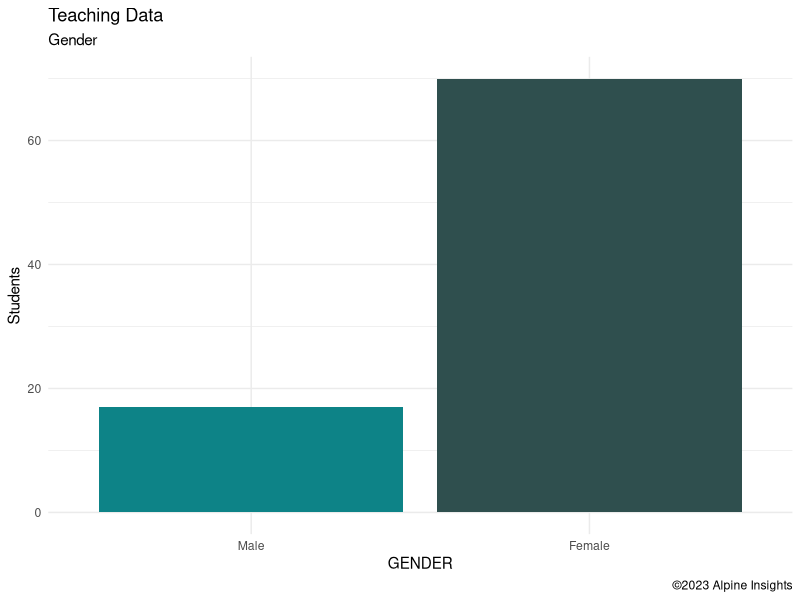
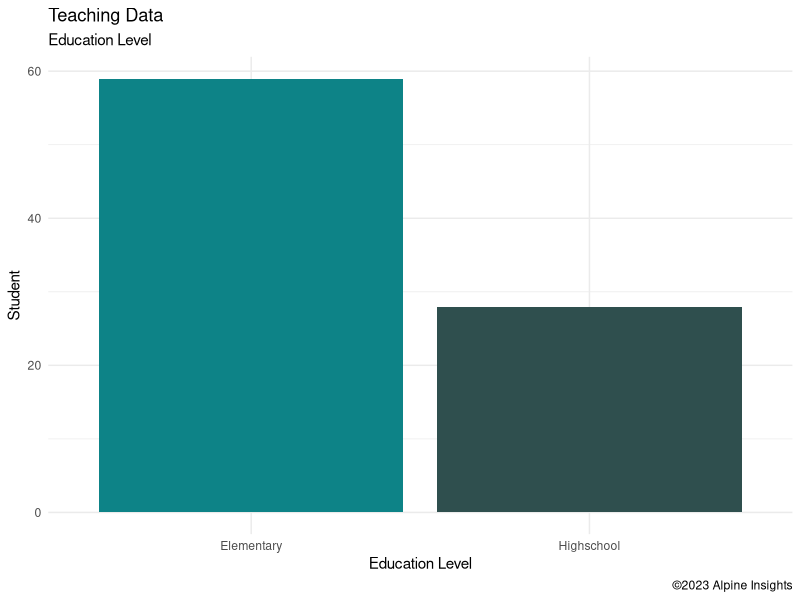
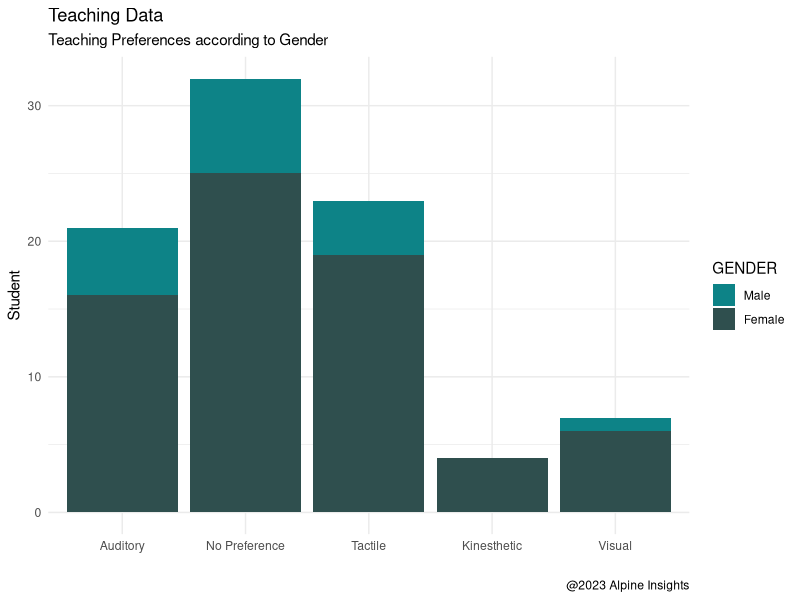
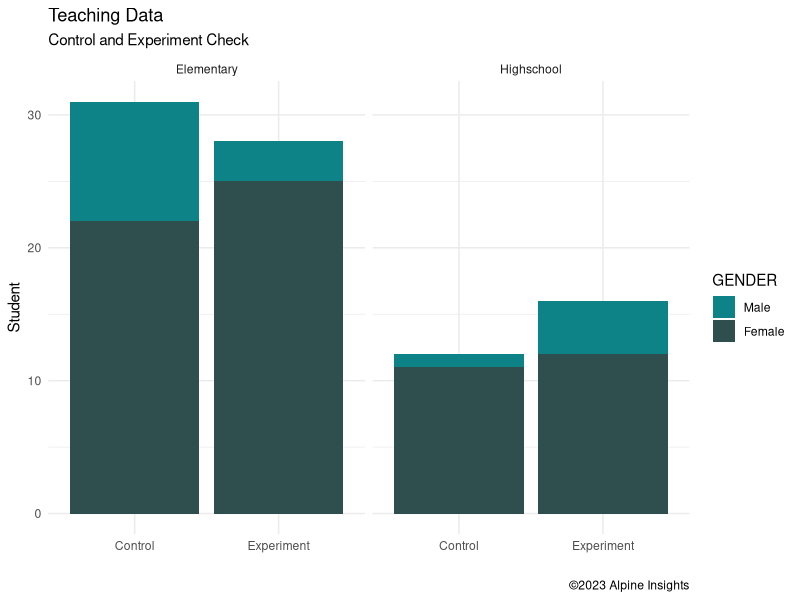
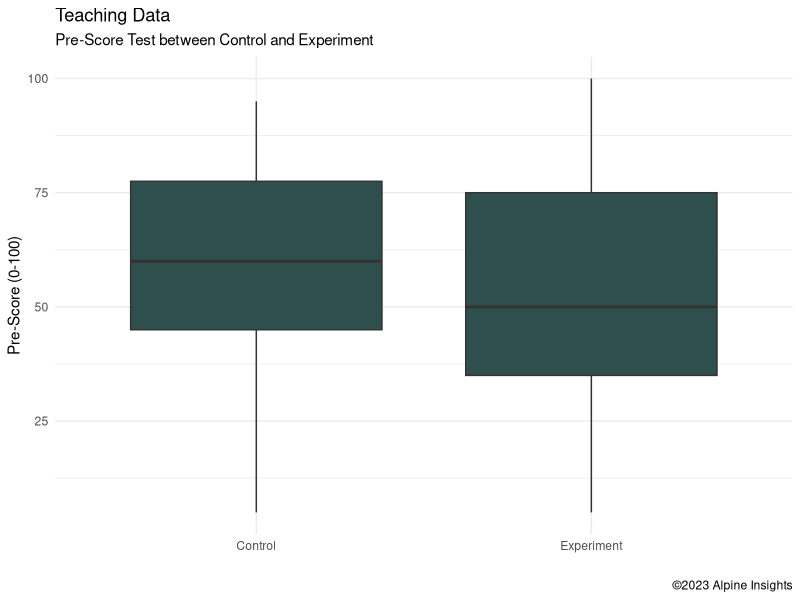
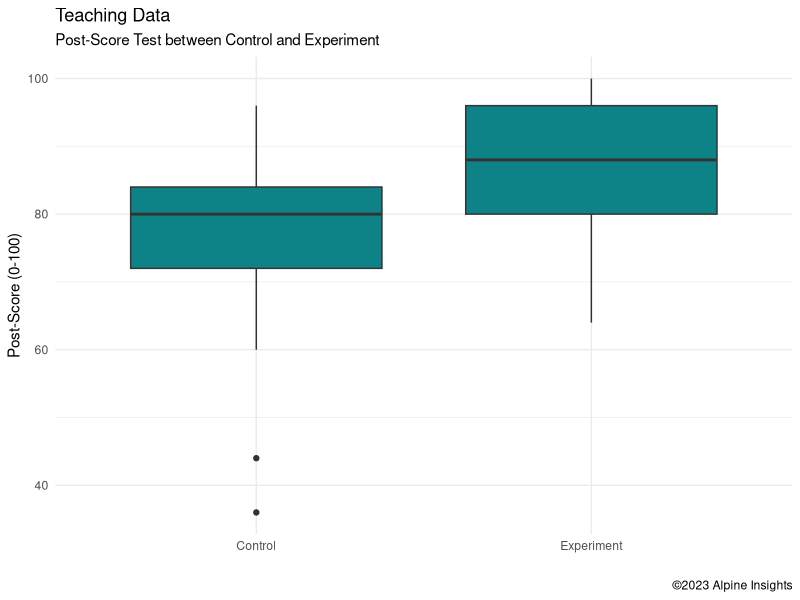
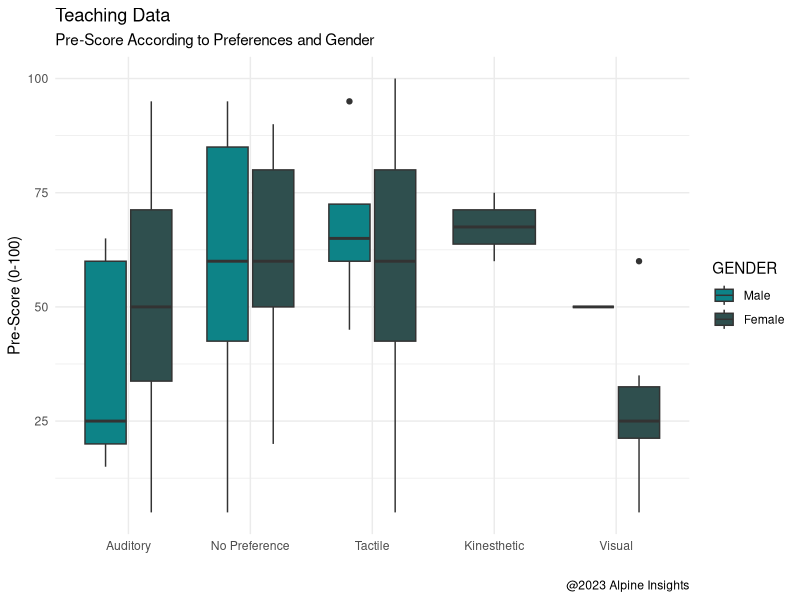
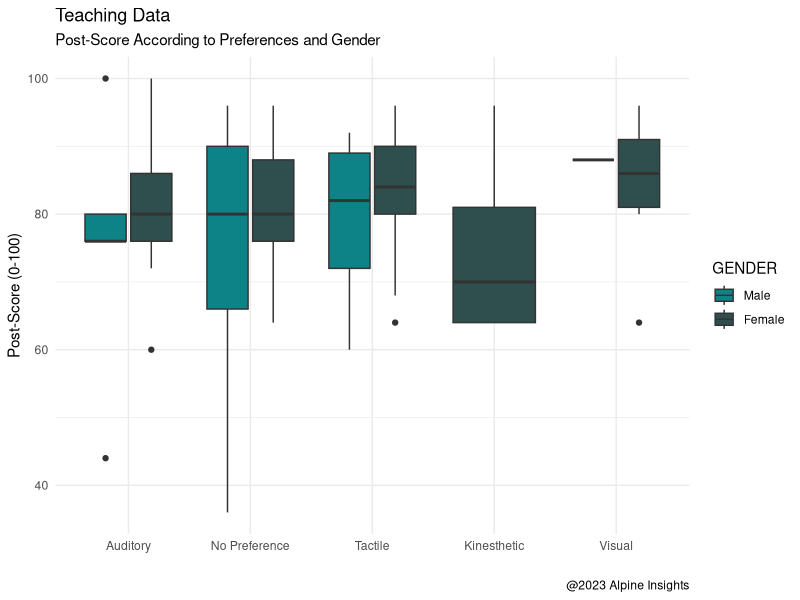

Source code (R) for these figures, in order:
## ---- chunk 1

knitr::opts_chunk$set(echo = TRUE, warning = FALSE,comment = FALSE, error = FALSE,options(scipen=999))
rm(list = ls())

## ---- chunk 2
library(tidyverse)
library(ggplot2)

# LOAD DATA
teaching <- readxl::read_excel('Bteaching.xls')
# CONVERT DATAFRAME
teaching <- data.frame(teaching)
# CHANGING LABELS AND FACTORS
teaching$GROUP <- factor(teaching$GROUP, level = c('C', 'E'), labels = c('Control', 'Experiment'))
teaching$GENDER <- factor(teaching$GENDER, level = c('M', 'F'), labels =  c('Male', 'Female'))
# Don't need this teaching$TAUGHT <- factor(ifelse(teaching$PREF == 'N' | teaching$GROUP == 'Control', 'TR', teaching$PREF), level = c('TR', 'A', 'T', 'K', 'V'), labels = c('Traditional', 'Auditory', 'Tactile', 'Kinesthetic', 'Visual'))
teaching$PREF <- factor(teaching$PREF, level = c('A', 'N', 'T', 'K', 'V'), labels = c('Auditory', 'No Preference', 'Tactile', 'Kinesthetic', 'Visual')) # get understandable labels
teaching$SLEVEL <- factor(teaching$SLEVEL, level = c('E', 'H'), labels = c('Elementary', 'Highschool'))


## ---- chunk 3

ggplot(teaching) +
 aes(x = GENDER, fill = GENDER) +
 geom_bar() +
 scale_fill_manual(values = c(Male = "#0D8387", 
Female = "#2F4F4E")) +
 labs(y = "Students", title = "Teaching Data", subtitle = "Gender ", caption = "©2023 Alpine Insights") +
 theme_minimal() + theme(legend.position = "none")     

## ---- chunk 4

ggplot(teaching) +
 aes(x = SLEVEL, fill = SLEVEL) +
 geom_bar() +
 scale_fill_manual(values = c(Elementary = "#0D8387", 
Highschool = "#2F4F4E")) +
 labs(y = "Student", title = "Teaching Data", subtitle = "Education Level ", caption = "©2023 Alpine Insights") +
 theme_minimal() + theme(legend.position = "none")  + xlab("Education Level")

## ---- chunk 5

ggplot(teaching) +
 aes(x = PREF, fill = GENDER) +
 geom_bar() +
 scale_fill_manual(values = c(Male = "#0D8387", 
Female = "#2F4F4E")) +
 labs(x = "TEACHING PREFERENCES", y = "Student", title = "Teaching Data", subtitle = "Teaching Preferences according to Gender",
 caption = "@2023 Alpine Insights", fill = "GENDER") +
 theme_minimal()+ xlab("") 

## ---- chunk 6

ggplot(teaching) +
 aes(x = GROUP, fill = GENDER) +
 geom_bar() +
 scale_fill_manual(values = c(Male = "#0D8387", 
Female = "#2F4F4E")) +
 labs(y = "Student", title = "Teaching Data", subtitle = "Control and Experiment Check", 
 caption = "©2023 Alpine Insights") +
 theme_minimal() +
 facet_wrap(vars(SLEVEL))+ xlab("") 

## ---- chunk 7

ggplot(teaching) +
 aes(x = GROUP, y = PRE) +
 geom_boxplot(fill = "#2F4F4E") +
 labs(x = "GROUP", y = "Pre-Score (0-100)", 
 title = "Teaching Data", subtitle = "Pre-Score Test between Control and Experiment", caption = "©2023 Alpine Insights") +
 theme_minimal() + xlab("") 

ggplot(teaching) +
 aes(x = GROUP, y = POST) +
 geom_boxplot(fill = "#0D8387") +
 labs(x = "GROUP", y = "Post-Score (0-100)", 
 title = "Teaching Data", subtitle = "Post-Score Test between Control and Experiment", caption = "©2023 Alpine Insights") +
 theme_minimal()+ xlab("") 


## ---- chunk 8

ggplot(teaching) +
 aes(x = PREF, y = PRE, fill = GENDER) +
 geom_boxplot() +
 scale_fill_manual(values = c(Male = "#0D8387", 
Female = "#2F4F4E")) +
 labs(y = "Pre-Score (0-100)", title = "Teaching Data", subtitle = "Pre-Score According to Preferences and Gender", 
 caption = "@2023 Alpine Insights") +
 theme_minimal()+ xlab("") 

ggplot(teaching) +
 aes(x = PREF, y = POST, fill = GENDER) +
 geom_boxplot() +
 scale_fill_manual(values = c(Male = "#0D8387", 
Female = "#2F4F4E")) +
 labs(y = "Post-Score (0-100)", title = "Teaching Data", subtitle = "Post-Score According to Preferences and Gender", 
 caption = "@2023 Alpine Insights") +
 theme_minimal()+ xlab("") 

## ---- chunk 9


ggplot(teaching) +
 aes(x = SESSION, y = POST, fill = GROUP) +
 geom_boxplot() +
 scale_fill_manual(values = c(Control = "#0D8387", 
Experiment = "#2F4F4E")) +
 labs(y = "Post-Score (0-100)", title = "Data Teaching", subtitle = "Post-Score according to Session and Group", 
 caption = "@2023 Alpine Insights") +
 theme_minimal() +
 facet_wrap(vars(GROUP)) + theme(legend.position = "none") 


## ---- chunk 10


ggplot(teaching) +
 aes(x = GENDER, y = ATT, fill = GROUP) +
 geom_boxplot() +
 scale_fill_manual(values = c(Control = "#0D8387", 
Experiment = "#2F4F4E")) +
 labs(y = "Attitude Score (0-60)", title = "Teaching Data", subtitle = "Attitude Score across Gender and Group", 
 caption = "@2023 Alpine Insights") +
 theme_minimal() +
 facet_wrap(vars(GROUP)) + theme(legend.position = "none") 


